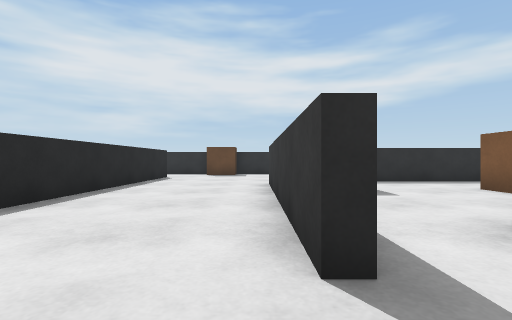
view 1 (above)

19 first-person views from a walk through a Unity game level. The camera is 0.64 m above the floor, looks level and sees 85° across. The floor is counted in squares, 1 m on a side. Each view is taken from the middle of a square. On the plan, view 1 faces up. The plan holds only what a view shows up to about 9 squares ahead; the rest is blank. The player is left out.

view 2
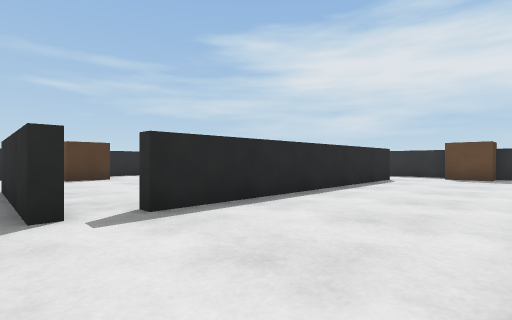

view 3
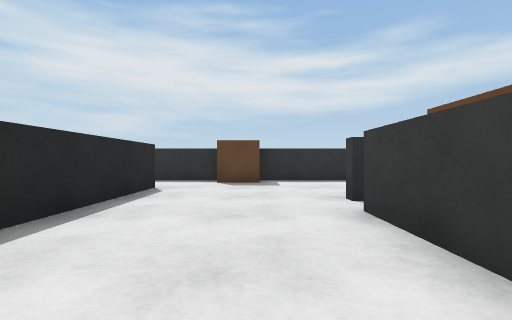

view 4
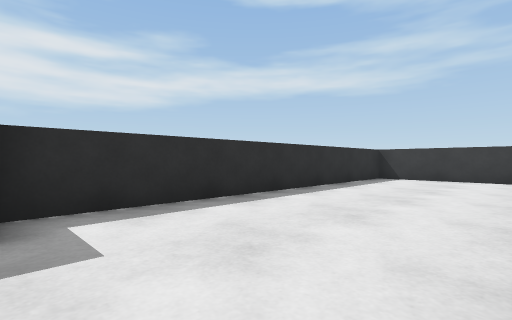

view 5
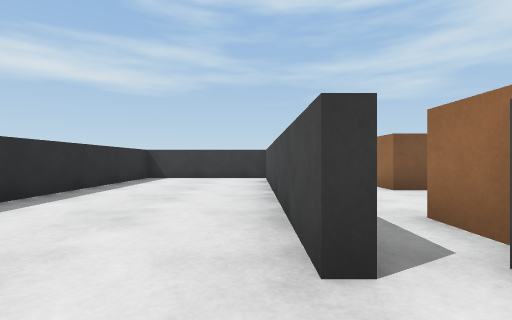

view 6
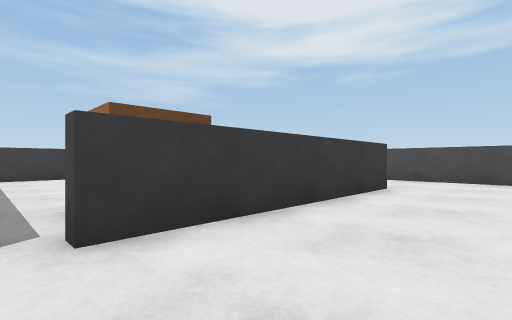

view 7
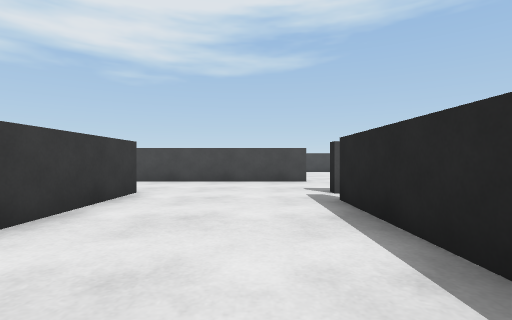

view 8
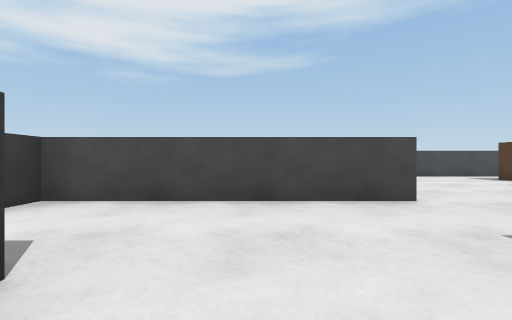

view 9
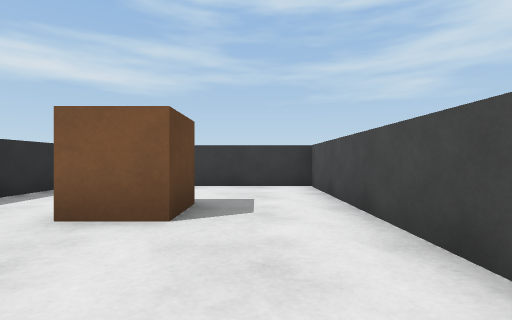

view 10
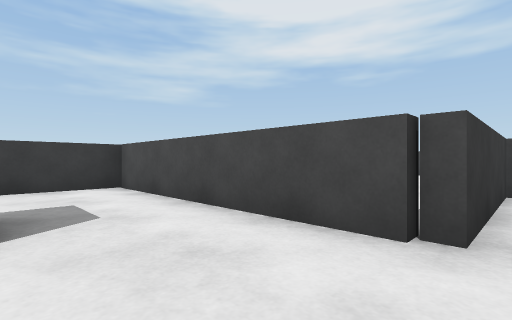

view 11
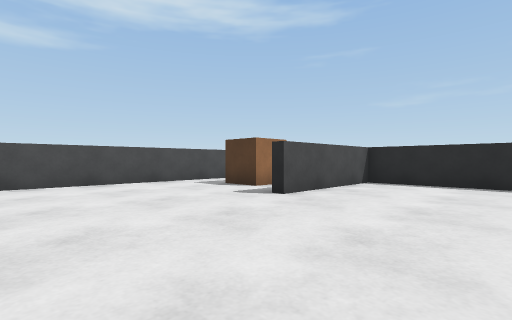

view 12
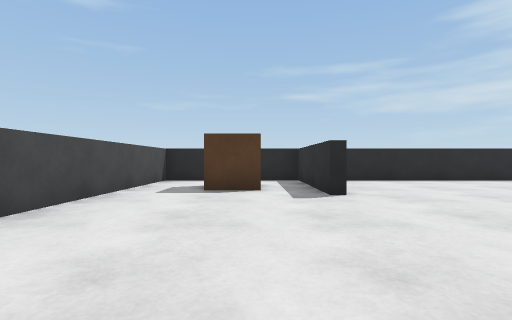

view 13
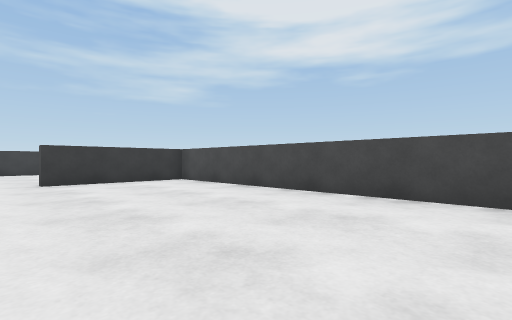

view 14
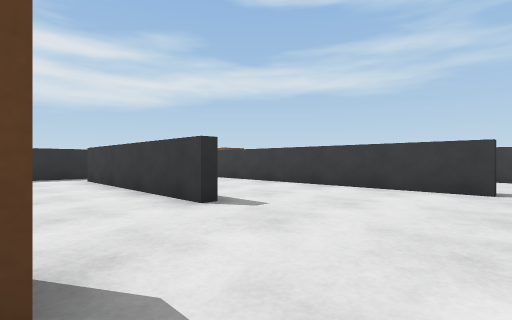

view 15
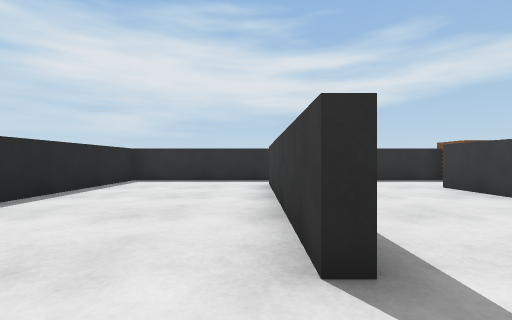

view 16
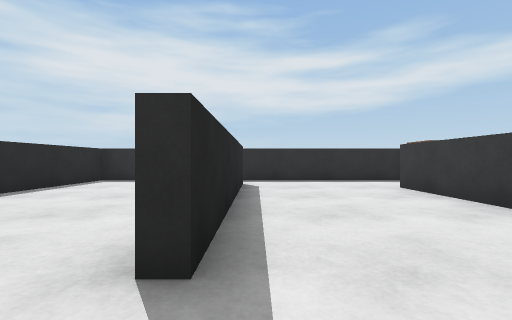

view 17
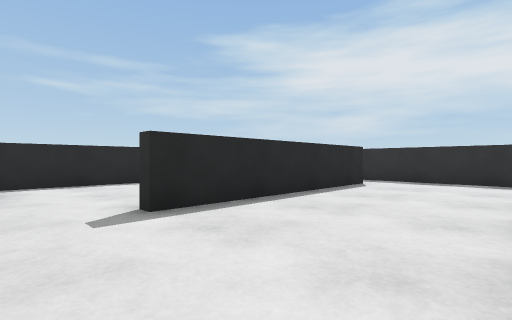

view 18
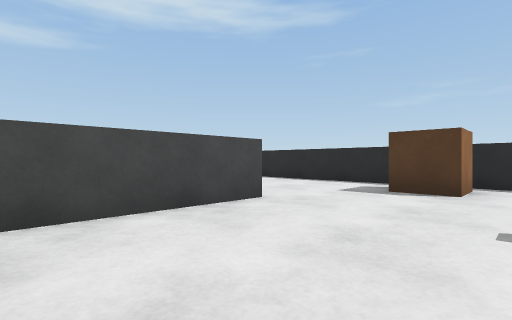

view 19
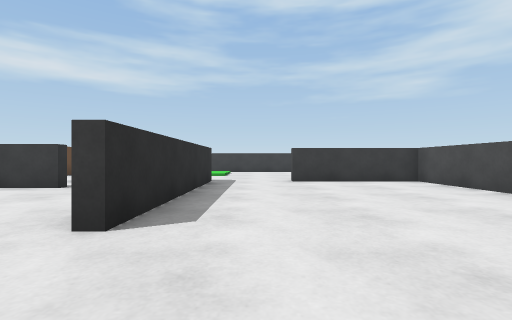

### Floor plan
Points are (right, up) in squares from view 1. A wall is a line through its corners. A room is listed if a view was taken in it or the views show most of it. See-through windows are left out.
Room 1 (views 1, 2, 3, 4, 5, 6, 7, 8)
walls: (0.3, 8.2) (0.3, 8.6) (7.9, 8.6); (-3.3, 10.5) (-3.3, 2.5); (0.8, 1.5) (0.3, 1.5) (0.3, 7.5) (0.8, 7.5); (-3.3, 1.7) (-3.3, 1.5); (8.8, 9.4) (8.8, 11.9); (-3.6, -1.4) (2.3, -1.4) (2.3, 2.6); (8, 12.8) (-2.4, 12.8)
ways out: opening at (2, 2) to room 2; opening at (-4, 0.3) to room 3; opening at (-3, 11.5) to room 3
objects: other object (-2, 12) to (-1, 12)
Room 2 (views 9, 10)
walls: (2.3, 2.6) (8.8, 2.6) (8.8, 7.6); (2.7, 2.2) (2.7, 2.8); (8, 8.3) (3.6, 8.3)
ways out: opening at (2, 2) to room 1
objects: other object (2, 6) to (2, 7); other object (5, 5) to (6, 6)
Room 3 (views 11, 12, 13, 14, 15, 16, 17, 18, 19)
walls: (-7.5, 1.7) (-3.3, 1.7); (-3.6, 2.5) (-3.6, 10.5); (-3.3, 1.5) (-5, 1.5); (2.5, -1.7) (-3.6, -1.7) (-3.6, -1.4); (-7.3, 11.5) (-7.3, 5.5) (-7.6, 5.5) (-7.6, 11.5); (-11.8, -6.6) (-11.8, -7.9) (2.3, -7.9) (2.3, -4); (-2.4, 12.8) (-11.8, 12.8) (-11.8, -3.3) (-8.1, -3.3) (-8.1, -3.6) (-11.8, -3.6) (-11.8, -4.9)
ways out: opening at (-4, 0.3) to room 1; opening at (-3, 11.5) to room 1; opening at (3, -3.5)
objects: other object (-11, 3) to (-10, 4); other object (-10, -6) to (-9, -5)

Where each view was taken, in squares from view 1:
view 1: 0 up, 0 right, facing up
view 2: 1 up, 0 right, facing up-left
view 3: 4 up, 1 left, facing up
view 4: 9 up, 1 left, facing up-right
view 5: 9 up, 1 left, facing right
view 6: 8 up, 2 left, facing down-right
view 7: 7 up, 2 left, facing down
view 8: 3 up, 1 left, facing down
view 9: 4 up, 2 right, facing right
view 10: 5 up, 2 right, facing down-right
view 11: 0 up, 4 left, facing down-left
view 12: 5 down, 3 left, facing left
view 13: 3 down, 6 left, facing down-right
view 14: 2 up, 10 left, facing up-right
view 15: 4 up, 8 left, facing up
view 16: 4 up, 7 left, facing up
view 17: 4 up, 4 left, facing up-left
view 18: 5 up, 4 left, facing down-left
view 19: 3 down, 6 left, facing right
